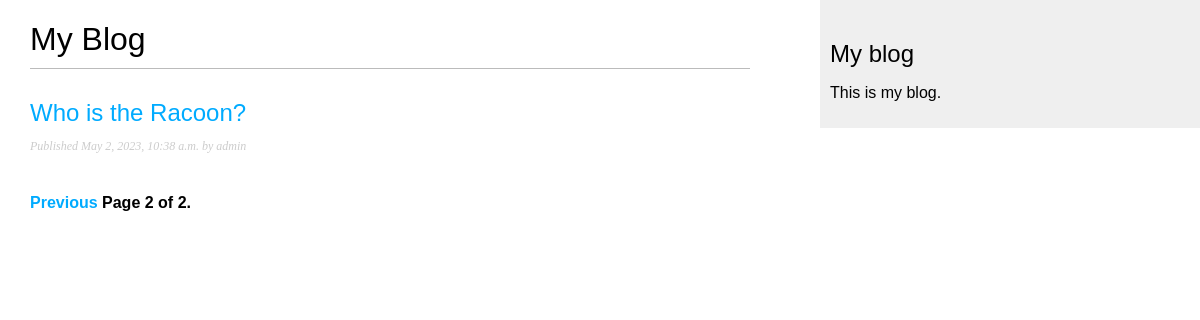
Screenshot of /blog/?page=2 with the database file from the repository.
### blog/models.py (models this page shows, shortened)
class CoreModel(models.Model):
    created = models.DateTimeField(auto_now_add=True)
    updated = models.DateTimeField(auto_now=True)

class Post(CoreModel):
    STATUS_CHOICES = (
        ('draft', 'Draft'),
        ('published', 'Published'),
    )
    title = models.CharField(max_length=250)
    slug = models.SlugField(
        max_length=250,
        unique_for_date='publish'
    )
    author = models.ForeignKey(
        User,
        on_delete=models.CASCADE,
        related_name='blog_posts',
    )
    body = models.TextField()
    publish = models.DateTimeField(default=timezone.now)
    status = models.CharField(
        max_length=10,
        choices=STATUS_CHOICES,
        default='draft',
    )
    objects = models.Manager()
    published = PublishedManager()
    class Meta:
        ordering = ('-publish',)
    def get_absolute_url(self):
        return reverse('blog:post_detail',
                       args=[self.publish.year,
                             self.publish.month,
                             self.publish.day,
                             self.slug])

### blog/views.py (the view)
# urls.py: path('', views.PostListView.as_view(), name='post_list'),
class PostListView(ListView):
    queryset = Post.published.all()
    context_object_name = 'posts'
    paginate_by = 3
    template_name = 'blog/post/list.html'

### blog/templates/blog/post/list.html (shortened to what this page needs)
{% extends "blog/base.html" %}
{% block content %}
    <h1>My Blog</h1>
    {% for post in posts %}
        <h2>
            <a href="{{ post.get_absolute_url }}">
                {{ post.title }}
            </a>
        </h2>
        <p class="date">
            Published {{ post.publish }} by {{ post.author }}
        </p>
    {% endfor %}
    {% include "pagination.html" with page=page_obj %}
{% endblock %}

### blog/static/css/blog.css (style rules this page uses)
body { margin:0; padding:0; font-family:helvetica, sans-serif; }
a { color:#00abff; text-decoration:none; }
h1 { font-weight:normal; border-bottom:1px solid #bbb; padding:0 0 10px 0; }
h2 { font-weight:normal; margin:30px 0 0; }
p.date { color:#ccc; font-family: georgia, serif; font-size: 12px; font-style: italic; }

### rows the page displays
Post: title "Who is the Racoon?", publish "May 2, 2023, 10:38 a.m.", author "admin"

### other values shown
{{ page.number }} "2"
{{ page.paginator.num_pages }} "2"
